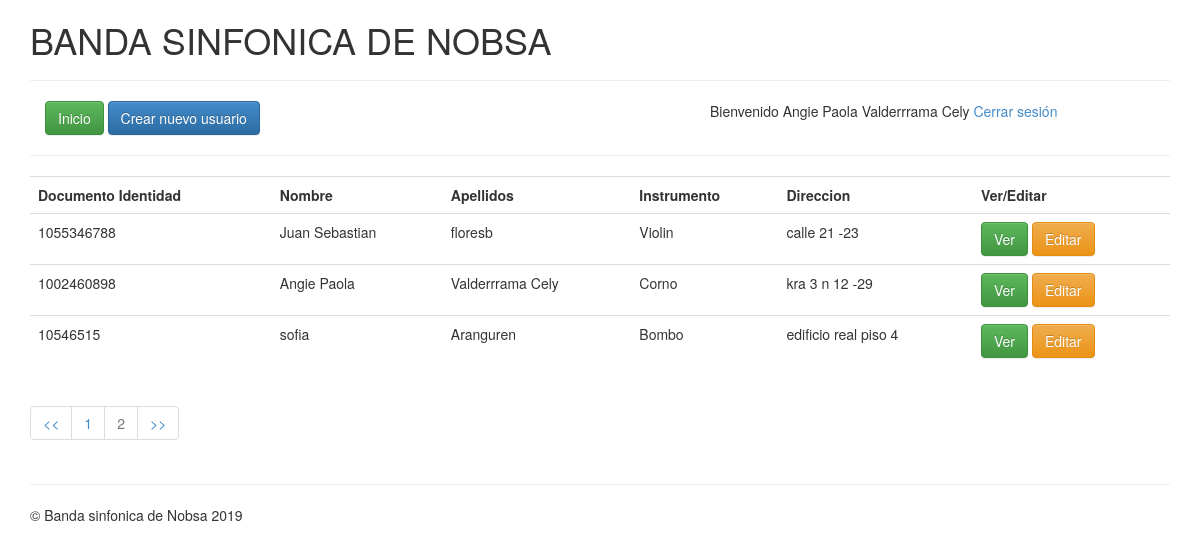
Page /index.php?page=2 (signed in) on the committed database.
### tables this page shows
CREATE TABLE `users` (
  `user_id` int(255) NOT NULL,
  `identificacion` varchar(55) DEFAULT NULL,
  `nombre` varchar(50) DEFAULT NULL,
  `apellidos` varchar(255) DEFAULT NULL,
  `instrumento` varchar(255) DEFAULT NULL,
  `email` varchar(255) DEFAULT NULL,
  `password` varchar(255) DEFAULT NULL,
  `role` varchar(255) DEFAULT NULL,
  `direccion` text,
  `acudiente` varchar(255) DEFAULT NULL,
  `telefonoAcudiente` varchar(255) DEFAULT NULL,
  `image` varchar(255) DEFAULT NULL
);

### index.php (the view, shortened to what this page needs)
<?php
include 'includes/header.php';
$users = mysqli_query($db, "SELECT * FROM users");
$num_total_users=mysqli_num_rows($users);
if($num_total_users>0){
	$rows_per_page=3;
	$page=false;
	if(isset($_GET["page"])){
		$page=$_GET["page"];
	}
	if(!$page){
		$start=0;
		$page=1;
	}else{
		$start=($page-1) * $rows_per_page;
	}
	$total_pages=ceil($num_total_users / $rows_per_page);
	$sql="SELECT * FROM users ORDER BY user_id DESC LIMIT {$start}, {$rows_per_page};";
	$users=mysqli_query($db, $sql);
}else{
	echo "No hay Usuarios";
}
?>
<table class="table">
	<tr>
		<th>Documento Identidad</th>
		<th>Nombre</th>
		<th>Apellidos</th>
		<th>Instrumento</th>
		<th>Direccion</th>
		<th>Ver/Editar</th>
	</tr>
	<?php while ($user = mysqli_fetch_assoc($users)) { ?>
	<tr>
	 	<td><?=$user["identificacion"]?></td>
		<td><?=$user["nombre"]?></td>
		<td><?=$user["apellidos"]?></td>
		<td><?=$user["instrumento"]?></td>
		<td><?=$user["direccion"]?></td>
		<td>
			<a href="ver.php?id=<?=$user["user_id"]?>" class="btn btn-success">Ver</a>
			<a href="editar.php?id=<?=$user["user_id"]?>" class="btn btn-warning">Editar</a>
		</td>
	</tr>
	<?php } ?>
</table>
<?php if($num_total_users>=1){?>
	<ul class="pagination">
		<li><a href="?page=<?=($page-1)?>"><<</a></li>
		<?php for($i=1; $i<=$total_pages; $i++){ ?>
			<?php if($page==$i){ ?>
				<li class="disabled"><a href="#"><?=$i?></a></li>
			<?php } else{ ?>
				<li><a href="?page=<?=$i?>"><?=$i?></a></li>
			<?php } ?>
			<?php } ?>
			<li><a href="?page=<?php $show_page=($page+1); if($show_page <= $total_pages){ echo $show_page;}else{ echo $total_pages;}?>">>></a></li>
	</ul>
<?php } ?>
<?php include("includes/footer.php")?>

### rows in the picture
users: identificacion "1055346788", nombre "Juan Sebastian", apellidos "floresb", instrumento "Violin", direccion "calle 21 -23"
users: identificacion "1002460898", nombre "Angie Paola", apellidos "Valderrrama Cely", instrumento "Corno", direccion "kra 3 n 12 -29"
users: identificacion "10546515", nombre "sofia", apellidos "Aranguren", instrumento "Bombo", direccion "edificio real piso 4"

### other values in the picture
$_SESSION["logged"]["nombre"] "Angie Paola"
$_SESSION["logged"]["apellidos"] "Valderrrama Cely"
